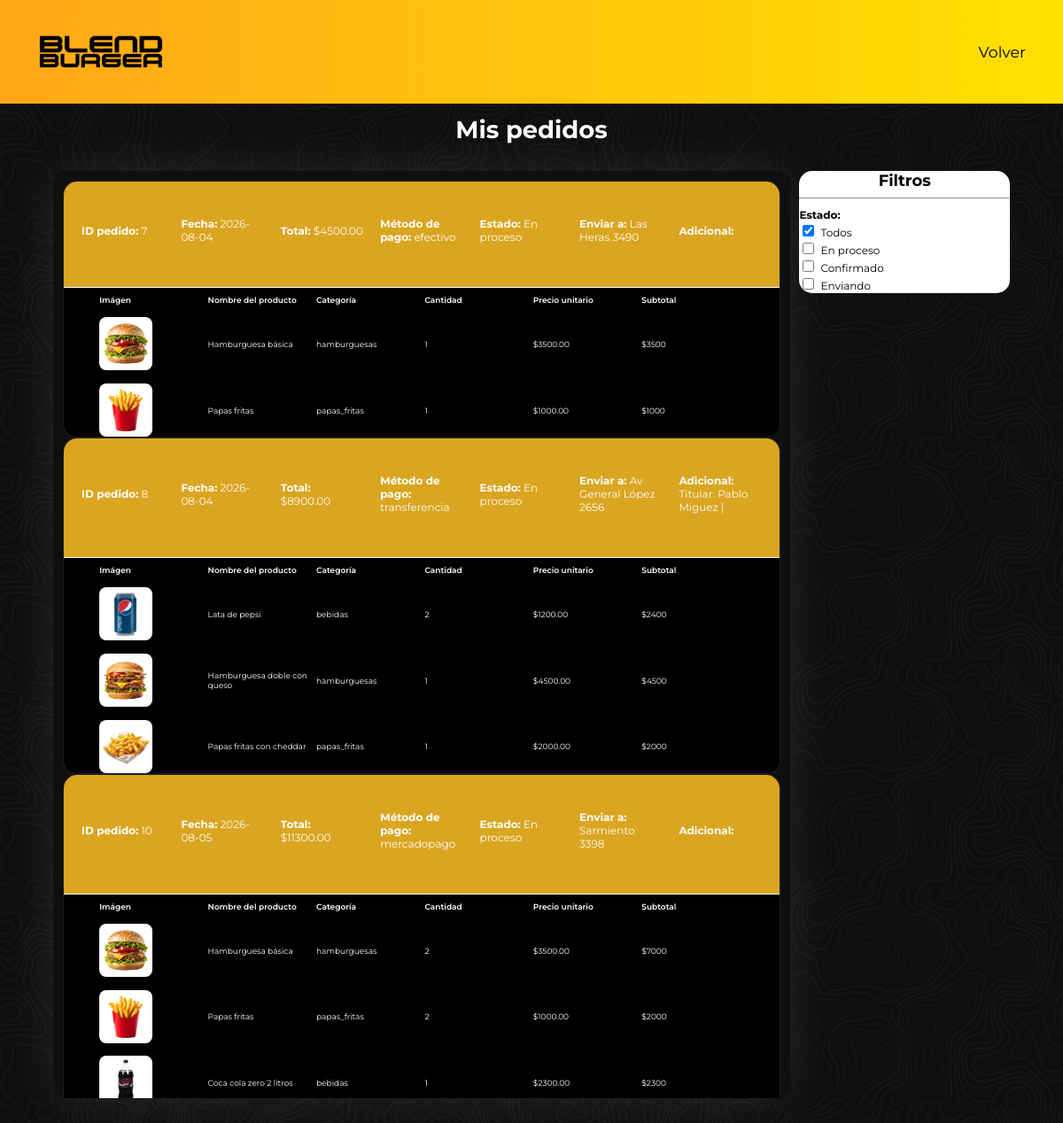
The app's page /pages/my_orders.php (signed in) with its own data.
### tables this page shows
CREATE TABLE `pedido` (
  `id_pedido` int(100) NOT NULL,
  `id_usuario` int(100) NOT NULL,
  `envio` decimal(10,2) NOT NULL,
  `total` decimal(10,2) NOT NULL,
  `fecha` date NOT NULL DEFAULT current_timestamp(),
  `direccion` int(100) NOT NULL,
  `metodo_pago` varchar(100) NOT NULL,
  `adicional` varchar(100) NOT NULL,
  `estado` varchar(100) NOT NULL,
  `external_reference` varchar(300) NOT NULL
);

CREATE TABLE `direcciones` (
  `id_direccion` int(200) NOT NULL,
  `id_usuario` int(100) NOT NULL,
  `calle` varchar(100) NOT NULL,
  `numero` varchar(30) NOT NULL,
  `adicional` varchar(100) NOT NULL,
  `activo` int(1) NOT NULL DEFAULT 1
);

CREATE TABLE `pedidos_items` (
  `id_item` int(200) NOT NULL,
  `id_pedido` int(100) NOT NULL,
  `id_producto` int(100) NOT NULL,
  `precio` decimal(10,2) NOT NULL,
  `cantidad` int(100) NOT NULL
);

CREATE TABLE `productos` (
  `id_producto` int(100) NOT NULL,
  `nombre` varchar(100) NOT NULL,
  `precio` decimal(10,2) NOT NULL,
  `descripcion` text NOT NULL,
  `categoria` varchar(100) NOT NULL,
  `activo` int(1) NOT NULL DEFAULT 0,
  `imagen` varchar(255) NOT NULL
);

### services/image_service.php (called while the page is built, shortened)
<?php
class ImageService {
    public static function getImage(?string $imageName, string $directory, string $placeholder = "../images/placeholder.png"):string {
        $path = $directory.$imageName;
        return $path;
    }
}
?>

### pages/my_orders.php (the view, shortened to what this page needs)
<?php
require_once 'auth.php';
require_once '../services/image_service.php';
$estado = $_GET['estado'] ?? '';
$orden = $_GET['orden'] ?? 'asc';
$query = "SELECT * FROM pedido WHERE id_usuario = :id_usuario";
$params = [];
$params[':id_usuario'] = $_SESSION['id_usuario'];
$orderDirection = ($orden === 'asc') ? 'ASC' : "DESC";
$query .= " ORDER BY fecha $orderDirection";
$stmt = $pdo->prepare($query);
$stmt->execute($params);
$pedidos = $stmt->fetchAll(PDO::FETCH_ASSOC);
?>
<!DOCTYPE html>
<head>
    <link href="style.css" rel="stylesheet">
</head>
<body>
    <header>
        <a href="main.php"><img class ="logo" src="../images/logo.png"></a>
        <a href="account.php"><span class="uitext">Volver</span></a>
    </header>
    <span class="edit-title">Mis pedidos</span>
    <div class="order-body">
        <div class="orders">
            <?php
            $states = [
                "En proceso" => "processing",
                "Confirmado" => "confirmed",
                "Enviando" => "delivering",
                "Completado" => "completed",
                "Cancelado" => "cancelled",
                "Esperando reembolso" => "refund"
            ];
            $stateBgColors = [
                "processing" => "goldenrod",
                "confirmed" => "darkblue",
                "delivering" => "dodgerblue",
                "completed" => "darkgreen",
                "cancelled" => "darkred",
                "refund" => "dimgray"
            ];
            foreach($pedidos as $pedido) {
                $pedidoState = $pedido['estado'];
                $state = $states[$pedidoState] ?? 'unknown';
                $id = $pedido['id_pedido'];
                $stmt4 = $pdo->prepare("SELECT calle, numero FROM direcciones WHERE id_direccion = :id_direccion AND id_usuario = :id_usuario LIMIT 1");
                $stmt4->execute([
                    ":id_direccion" => $pedido['direccion'],
                    ":id_usuario" => $pedido['id_usuario']
                ]);
                $direccion = $stmt4->fetch(PDO::FETCH_ASSOC);
                $stmt2 = $pdo->prepare("SELECT * FROM pedidos_items WHERE id_pedido = :id_pedido");
                $stmt2->execute([
                    ":id_pedido" => $id
                ]);
                $items = $stmt2->fetchAll(PDO::FETCH_ASSOC);
                echo '<div class="order">';
                echo '<div class="order-main-bg" style="background-color: '.$stateBgColors[$state].'">';
                echo '<div class="order-main">';
                echo '<span class="order-text"><b>ID pedido:</b> '.$id.'</span>';
                echo '<span class="order-text"><b>Fecha:</b> '.$pedido['fecha'].'</span>';
                echo '<span class="order-text"><b>Total:</b> $'.$pedido['total'].'</span>';
                echo '<span class="order-text"><b>Método de pago:</b> '.$pedido['metodo_pago'].'</span>';
                echo '<span class="order-text"><b>Estado:</b> '.$pedido['estado'].'</span>';
                echo '<span class="order-text"><b>Enviar a:</b> '.htmlspecialchars($direccion['calle'], ENT_QUOTES, 'UTF-8').' '.htmlspecialchars($direccion['numero'], ENT_QUOTES, 'UTF-8').'</span>';
                echo '<span class="order-text"><b>Adicional:</b> '.$pedido['adicional'].'</span>';
                echo '</div>';
                echo '<hr class="order-main-hr">';
                echo '</div>';
                echo '<div class="order-items">';
                echo '<div class="order-item">';
                echo '<span class="order-item-add">Imágen</span>';
                echo '<span class="order-item-add">Nombre del producto</span>';
                echo '<span class="order-item-add">Categoría</span>';
                echo '<span class="order-item-add">Cantidad</span>';
                echo '<span class="order-item-add">Precio unitario</span>';
                echo '<span class="order-item-add">Subtotal</span>';
                echo '</div>';
                foreach($items as $item) {
                    $stmt3 = $pdo->prepare("SELECT * FROM productos WHERE id_producto = :id_producto");
                    $stmt3->execute([
                        ":id_producto" => $item['id_producto']
                    ]);
                    $itemInfo = $stmt3->fetch(PDO::FETCH_ASSOC);
                    $itemImage = ImageService::getImage($itemInfo['imagen'], "../uploads/products/");
                    echo '<div class="order-item">';
                    echo '<figure class="order-figure">';
                    echo '<img src="'.$itemImage.'" class="order-img">';
                    echo '</figure>';
                    echo '<span class="order-item-info">'.$itemInfo['nombre'].'</span>';
                    echo '<span class="order-item-info">'.$itemInfo['categoria'].'</span>';
                    echo '<span class="order-item-info">'.$item['cantidad'].'</span>';
                    echo '<span class="order-item-info">$'.$item['precio'].'</span>';
                    echo '<span class="order-item-info">$'.$item['precio'] * $item['cantidad'].'</span>';
                    echo '</div>';
                }
                echo '</div>';
                echo '</div>';
            }
            ?>
        </div>
        <div class="order-filters">
            <div class="order-filter-box">
                <span class="filter-title">Filtros</span>
                <hr class="filter-hr">
                <span class="filter-text"><b>Estado:</b></span>
                <form class="filter-form" id="filter-form" method="GET" action="">
                    <div class="filter-option">
                        <input type="checkbox" id="todos" name="estado" value=""
                        <?php if ($estado === '') echo 'checked'; ?>>
                        <label for="todos" class="filter-text">Todos</label>
                    </div>
                    <div class="filter-option">
                        <input type="checkbox" id="enproceso" name="estado" value="En proceso"
                        <?php if ($estado === 'En proceso') echo 'checked'; ?>>
                        <label for="enproceso" class="filter-text">En proceso</label>
                    </div>
                    <div class="filter-option">
                        <input type="checkbox" id="confirmado" name="estado" value="Confirmado"
                        <?php if ($estado === 'Confirmado') echo 'checked'; ?>>
                        <label for="confirmado" class="filter-text">Confirmado</label>
                    </div>
                    <div class="filter-option">
                        <input type="checkbox" id="enviando" name="estado" value="Enviando"
                        <?php if ($estado === 'Enviando') echo 'checked'; ?>>
                        <label for="enviando" class="filter-text">Enviando</label>
                    </div>
                </form>
            </div>
        </div>
    </div>
</body>

### pages/style.css (style rules this page uses)
header { width: 100%; height: 8vh; box-sizing: border-box; padding: 1% 3.5% 1% 3.5%; display: flex; justify-content: space-between; align-items: center; background: linear-gradient(90deg, rgba(255, 167, 25, 1) 0%, rgba(255, 225, 0, 1) 100%); }
.uitext { color: black; font-family: "Montserrat", sans-serif; font-size: clamp(16px, 0.65vw + 0.6rem, 32px); }
a { text-decoration: none; color: inherit; }
header a { height: 100%; display: flex; align-items: center; }
body { margin: 0; min-height: 100vh; background: #0f0f0f; -ms-overflow-style: none; scrollbar-width: none; }
.logo { height: clamp(4rem, 14vw, 9rem); width: auto; }
body::before { content: ""; position: fixed; top: 0; left: 0; right: 0; bottom: 0; background: url("../images/background.jpg") fixed; background-repeat: repeat; background-size: 50%; opacity: 0.05; z-index: -1; }
.edit-title { display: flex; justify-content: center; margin: 1%; color: white; font-family: "Montserrat", sans-serif; font-size: clamp(24px, 1.35vw + 0.7rem, 52px); font-weight: bold; }
.order-body { display: flex; margin: 2.5% 5% 2.5% 5%; width: 90%; justify-content: space-between; }
.orders { background-color: #0f0f0f; box-shadow: 0 0 55px rgba(255, 255, 255, 0.1); border-radius: 15px; padding: 1%; width: 75%; display: flex; flex-direction: column; gap: 2%; max-height: 70vh; overflow-x: auto; scrollbar-color: grey black; }
.order { background-color: black; border: 1px solid #1f1f1f; border-radius: 15px; }
.order-text { color: white; font-family: "Montserrat", sans-serif; font-size: clamp(0.25vw, 1vw, 2vw); display: -webkit-box; -webkit-box-orient: vertical; -webkit-line-clamp: 3; overflow: hidden; }
.order-main-hr { border: none; background-color: white; height: 1px; width: 100%; }
.order-item-add { color: white; font-family: "Montserrat", sans-serif; font-size: clamp(0.25vw, 0.75vw, 1.5vw); font-weight: 600; display: -webkit-box; -webkit-box-orient: vertical; -webkit-line-clamp: 2; overflow: hidden; }
.order-item-info { color: white; font-family: "Montserrat", sans-serif; font-size: clamp(0.25vw, 0.75vw, 1.5vw); font-weight: 400; display: -webkit-box; -webkit-box-orient: vertical; -webkit-line-clamp: 2; overflow: hidden; }
.order-main-bg { border-radius: 15px 15px 0 0; }
.order-main { display: grid; grid-template-columns: repeat(auto-fit, minmax(1vw, 1fr)); align-items: center; justify-content: space-between; padding: 5% 2.5% 5% 2.5%; gap: 2.5%; }
.order-item { display: grid; grid-template-columns: repeat(auto-fit, minmax(1vw, 1fr)); align-items: center; gap: 1%; justify-content: space-between; margin: 0 5% 0 5%; }
.order-items { display: flex; flex-direction: column; gap: 1vh; }
.order-figure { background: white; border-radius: 8px; width: 5vw; height: auto; aspect-ratio: 1/1; display: flex; align-items: center; justify-content: center; margin: 0; }
.order-img { max-width: 90%; max-height: 90%; width: auto; height: auto; object-fit: contain; display: block; }
.order-filters { width: 22%; }
.order-filter-box { background-color: white; border-radius: 15px; }
.filter-title { color: black; font-family: "Montserrat", sans-serif; font-size: clamp(0.25vw, 1.5vw, 2vw); font-weight: bold; display: flex; justify-content: center; }
.filter-text { color: black; font-family: "Montserrat", sans-serif; font-size: clamp(0.25vw, 1vw, 1.5vw); font-weight: 400; }

### records on screen
pedido: id_pedido "7", fecha "2026-08-04", total "4500.00", metodo_pago "efectivo", estado "En proceso", direcciones.calle "Las Heras", direcciones.numero "3490"
pedidos_items: id_producto.imagen (picture), id_producto.nombre "Hamburguesa básica", id_producto.categoria "hamburguesas", cantidad "1", precio "3500.00", $item['precio'] * $item['cantidad'] "3500"
pedidos_items: id_producto.imagen (picture), id_producto.nombre "Papas fritas", id_producto.categoria "papas_fritas", cantidad "1", precio "1000.00", $item['precio'] * $item['cantidad'] "1000"
pedido: id_pedido "8", fecha "2026-08-04", total "8900.00", metodo_pago "transferencia", estado "En proceso", direcciones.calle "Av General López", direcciones.numero "2656", adicional "Titular: Pablo Miguez |"
pedidos_items: id_producto.imagen (picture), id_producto.nombre "Lata de pepsi", id_producto.categoria "bebidas", cantidad "2", precio "1200.00", $item['precio'] * $item['cantidad'] "2400"
pedidos_items: id_producto.imagen (picture), id_producto.nombre "Hamburguesa doble con queso", id_producto.categoria "hamburguesas", cantidad "1", precio "4500.00", $item['precio'] * $item['cantidad'] "4500"
pedidos_items: id_producto.imagen (picture), id_producto.nombre "Papas fritas con cheddar", id_producto.categoria "papas_fritas", cantidad "1", precio "2000.00", $item['precio'] * $item['cantidad'] "2000"
pedido: id_pedido "10", fecha "2026-08-05", total "11300.00", metodo_pago "mercadopago", estado "En proceso", direcciones.calle "Sarmiento", direcciones.numero "3398"
pedidos_items: id_producto.imagen (picture), id_producto.nombre "Hamburguesa básica", id_producto.categoria "hamburguesas", cantidad "2", precio "3500.00", $item['precio'] * $item['cantidad'] "7000"
pedidos_items: id_producto.imagen (picture), id_producto.nombre "Papas fritas", id_producto.categoria "papas_fritas", cantidad "2", precio "1000.00", $item['precio'] * $item['cantidad'] "2000"
pedidos_items: id_producto.imagen (picture), id_producto.nombre "Coca cola zero 2 litros", id_producto.categoria "bebidas", cantidad "1", precio "2300.00", $item['precio'] * $item['cantidad'] "2300"
